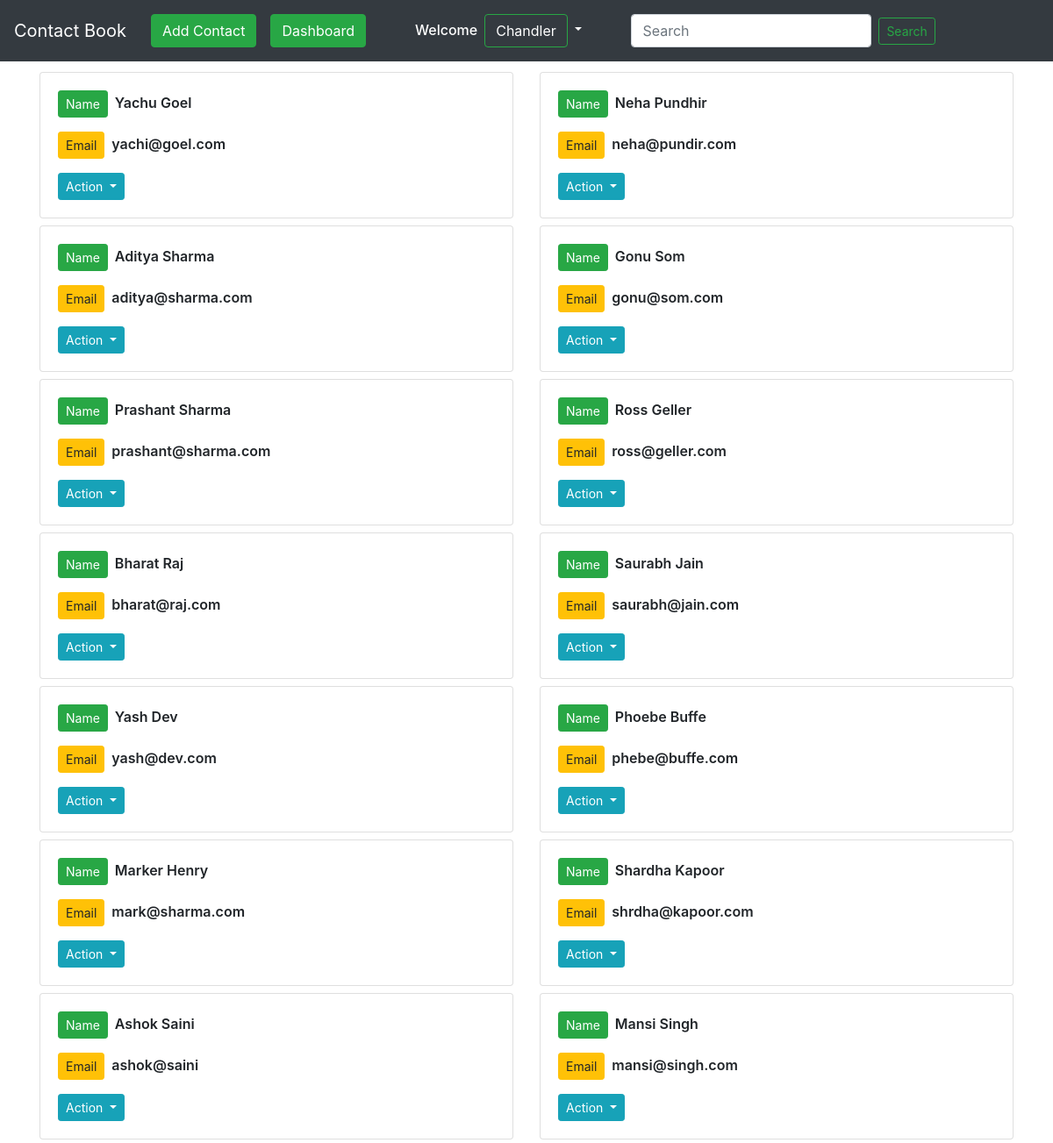
The app's page /dashboard/ (signed in) with its own data.
### contactbook/models.py (models this page shows, shortened)
class Contact(models.Model):
    sno = models.AutoField(primary_key=True)
    first_name = models.CharField(max_length=50)
    last_name = models.CharField(max_length=50)
    email = models.CharField(max_length=100)
    user_id = models.ForeignKey(User,on_delete=models.CASCADE)

### contactbook/views.py (the view)
# urls.py: path('dashboard/',views.dashboard, name='dashboard'),
def dashboard(request):
    contacts = Contact.objects.filter(user_id=request.user)
    context={'contacts':contacts}
    return render(request,'dashboard.html',context)

### templates/dashboard.html (shortened to what this page needs)
{% extends 'base.html' %}

### templates/base.html (shortened to what this page needs)
<!doctype html>
<html lang="en">
  <head>
    <link rel="stylesheet" href="https://cdn.jsdelivr.net/npm/bootstrap@4.5.3/dist/css/bootstrap.min.css">
  </head>
{% block navbar %}
  <nav class="navbar navbar-expand-lg navbar-dark bg-dark">
  <a class="navbar-brand" href="/">Contact Book</a>
  <div class="collapse navbar-collapse" id="navbarSupportedContent">
    <ul class="navbar-nav ml-1" >
      {% if user.is_authenticated %}
    <li class="nav-item ">
        <a class="nav-link" href={% url 'addcontact' %}><button type="button" class="btn btn-success ">Add Contact</button></a>
      </li>
       <li class="nav-item ">
        <a class="nav-link" href={% url 'dashboard' %}><button type="button" class="btn btn-success">Dashboard</button></a>
      </li>
    <h6 class="ml-5 my-auto" style="color:white;">Welcome</h6>
     <li style="display:inline;" class="nav-item dropdown ml-0 mr-5">
        <a style="color:white" class="nav-link dropdown-toggle" href="#" id="logoutbar" role="button" data-toggle="dropdown" aria-haspopup="true" aria-expanded="false">
          <button style="color:white;" class="btn btn-outline-success"> {{user.first_name}}</button>
        </a>
      </li>
      {% endif %}
      {% if user.is_authenticated %}
      <form class="form-inline my-2 my-lg-0" method='get' action={% url "search" %}>
      <input class="form-control mr-sm-2" type="search" id='search' name = "search" placeholder="Search" aria-label="Search">
      <button class="btn btn-outline-success btn-sm my-2 my-sm-0"  type="submit">Search</button>
    </ul>
    {% endif %}
    </nav>
{% endblock navbar %}
{% block main %}
<div class="container mt-2">
<div class="row">
{% for item in contacts %}
   <div class="col-6 col-md-6">
   <div class="card my-1 ">
  <div class="card-body">
    <p style="font-weight:600; text-transform: capitalize;"><button type="button" class="btn btn-success btn-sm mr-2">Name</button>{{item.first_name}} {{item.last_name}}</p>
    <p style="font-weight:600;"><button type="button" class="btn btn-warning btn-sm mr-2">Email</button>{{item.email}}</p>
    <div class="dropdown">
  <button class="btn btn-info btn-sm dropdown-toggle" type="button" id="dropdownMenuButton" data-toggle="dropdown" aria-haspopup="true" aria-expanded="false">
    Action
  </button>
</div>
  </div>
</div>
</div>
{% endfor %}
</div>
{% endblock main %}
 <body>
  </body>
</html>

### records on screen
Contact: first_name "Yachu", last_name "Goel", email "yachi@goel.com"
Contact: first_name "Neha", last_name "Pundhir", email "neha@pundir.com"
Contact: first_name "Aditya", last_name "Sharma", email "aditya@sharma.com"
Contact: first_name "Gonu", last_name "Som", email "gonu@som.com"
Contact: first_name "Prashant", last_name "Sharma", email "prashant@sharma.com"
Contact: first_name "Ross", last_name "Geller", email "ross@geller.com"
Contact: first_name "Bharat", last_name "Raj", email "bharat@raj.com"
Contact: first_name "Saurabh", last_name "Jain", email "saurabh@jain.com"
Contact: first_name "Yash", last_name "Dev", email "yash@dev.com"
Contact: first_name "Phoebe", last_name "Buffe", email "phebe@buffe.com"
Contact: first_name "Marker", last_name "Henry", email "mark@sharma.com"
Contact: first_name "Shardha", last_name "Kapoor", email "shrdha@kapoor.com"
Contact: first_name "Ashok", last_name "Saini", email "ashok@saini"
Contact: first_name "Mansi", last_name "Singh", email "mansi@singh.com"

### other values on screen
{{ user.first_name }} "Chandler"
